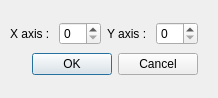
<?xml version="1.0" encoding="UTF-8"?>
<ui version="4.0">
 <class>DialogDataDimension</class>
 <widget class="QDialog" name="DialogDataDimension">
  <property name="geometry">
   <rect>
    <x>0</x>
    <y>0</y>
    <width>218</width>
    <height>98</height>
   </rect>
  </property>
  <property name="windowTitle">
   <string>Dialog</string>
  </property>
  <widget class="QWidget" name="">
   <property name="geometry">
    <rect>
     <x>10</x>
     <y>20</y>
     <width>188</width>
     <height>57</height>
    </rect>
   </property>
   <layout class="QVBoxLayout" name="verticalLayout">
    <item>
     <layout class="QHBoxLayout" name="horizontalLayout_3">
      <item>
       <layout class="QHBoxLayout" name="horizontalLayout_2">
        <item>
         <widget class="QLabel" name="label_2">
          <property name="text">
           <string>X axis :</string>
          </property>
         </widget>
        </item>
        <item>
         <widget class="QSpinBox" name="spinBox_2"/>
        </item>
       </layout>
      </item>
      <item>
       <layout class="QHBoxLayout" name="horizontalLayout">
        <item>
         <widget class="QLabel" name="label">
          <property name="text">
           <string>Y axis :</string>
          </property>
         </widget>
        </item>
        <item>
         <widget class="QSpinBox" name="spinBox"/>
        </item>
       </layout>
      </item>
     </layout>
    </item>
    <item>
     <widget class="QDialogButtonBox" name="buttonBox">
      <property name="orientation">
       <enum>Qt::Horizontal</enum>
      </property>
      <property name="standardButtons">
       <set>QDialogButtonBox::Cancel|QDialogButtonBox::Ok</set>
      </property>
     </widget>
    </item>
   </layout>
  </widget>
 </widget>
 <resources/>
 <connections>
  <connection>
   <sender>buttonBox</sender>
   <signal>accepted()</signal>
   <receiver>DialogDataDimension</receiver>
   <slot>accept()</slot>
   <hints>
    <hint type="sourcelabel">
     <x>248</x>
     <y>254</y>
    </hint>
    <hint type="destinationlabel">
     <x>157</x>
     <y>274</y>
    </hint>
   </hints>
  </connection>
  <connection>
   <sender>buttonBox</sender>
   <signal>rejected()</signal>
   <receiver>DialogDataDimension</receiver>
   <slot>reject()</slot>
   <hints>
    <hint type="sourcelabel">
     <x>316</x>
     <y>260</y>
    </hint>
    <hint type="destinationlabel">
     <x>286</x>
     <y>274</y>
    </hint>
   </hints>
  </connection>
 </connections>
</ui>
